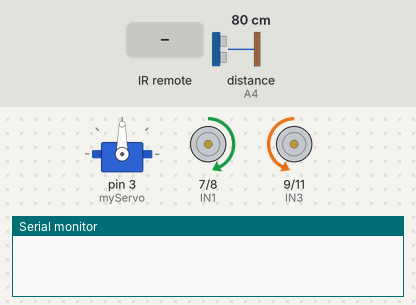
Simulated run of this sketch. Board: Arduino Uno, built with avr-gcc and run on an emulated ATmega328P. Shown: servo, motor-driver pin pairs drawn as motors (green arrow = first pin HIGH = forward, orange = second pin HIGH = backward, longer = more drive, scaled by the enable pin), the last lines printed to the serial monitor. Wiring (inferred from the names in the program): ultrasonic range finder: trigger A5; echo A4. The inputs (shaded band) are chosen by the test bench; at power-on: distance to the obstacle (sensor on A4) 80 cm. The echo pulse lasts 58.3 µs per cm.

Above: at 1.8 s.
1.9 s: distance to the obstacle (sensor on A4) set to 29 cm
3.4 s: distance to the obstacle (sensor on A4) set to 25 cm
At 4.8 s:
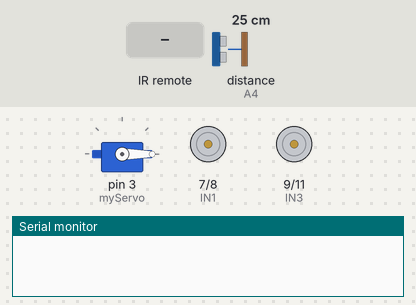
6.5 s: infrared code 0xFF02FD received
9.6 s: infrared code 0xD7E84B1B received
At 10.9 s:
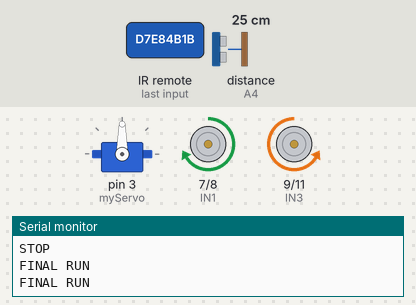
12.1 s: distance to the obstacle (sensor on A4) set to 20 cm
At 12.8 s:
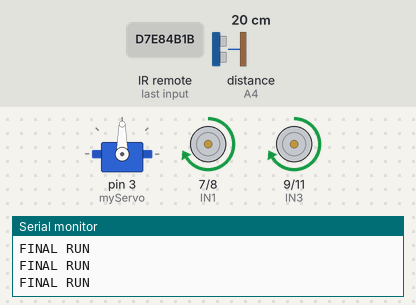
13.6 s: distance to the obstacle (sensor on A4) set to 35 cm
At 14.6 s:
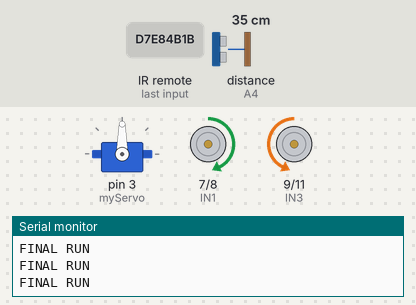
Timing chart, 0 to 16.6 s (numbered marks = the images above; inputs shaded):
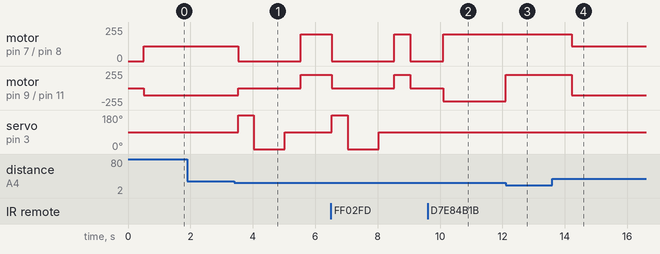

The sketch:

code_advanced.ino
```cpp
#include "Car.h"
Car myCar;

void setup()
{
  //to run once:
  myCar.setup();
}

void loop()
{
  //to run repeatedly:
  myCar.run();
}
```

Car.cpp
```cpp
#include "Car.h"

//default library used for the IR remote
#include <IRremote.h>

//for the remote to define the PIN and initialisation
#define RECV_PIN 12
#define S 16712445
#define UNKNOWN_S 3622325019
IRrecv irrecv(RECV_PIN);
decode_results results;

void Car::setup()
{
  ultraSonicSensor.attachServo();//to be able to control the servo
  Serial.begin(9600);
  pinMode(Echo, INPUT);
  pinMode(Trig, OUTPUT);
  pinMode(IN1, OUTPUT);
  pinMode(IN2, OUTPUT);
  pinMode(IN3, OUTPUT);
  pinMode(IN4, OUTPUT);
  pinMode(ENA, OUTPUT);
  pinMode(ENB, OUTPUT);
  carMovement.stop();//making sure the car is not moving so it is able to scan the middle distance when it runs run function
  irrecv.enableIRIn();//to be able to use the IR Remote
}

void Car::run()
{
  unsigned long val;
  while(value == 0)//while nothing is being received by the remote keep going
  {
      firstRun();//to run the normal maze solving

      if(irrecv.decode(&results))//when received an OK button then stop moving indicating end of maze
      {
        val = results.value;//to check the value received from remote
        Serial.println(val);
        irrecv.resume();
        if(val == S || val == UNKNOWN_S)//if OK button pressed
        {
          Serial.println("VALUE IS SET TO 1");
          value = 1;
        }
      }
  }
  if(value == 1)//first time OK pressed indicating end of maze
  {
    Serial.println("STOP");
    value = 2;
    if(value == 2)//set value to 2 so it will not run stop every time it loops since it wont meet the value is 1 condition
    {
      carMovement.stop();//to stop the car as it is at the end of maze
    }
  }

  if(irrecv.decode(&results) && value == 2)//when the second OK button press is received and when the first OK was pressed since value is 2
  {
    //to run through the maze for the final time since it would have known the shortest path from the exploration run
    finalRun();
    Serial.println("FINAL RUN");
  }
}

void Car::firstRun()
{
  //to scan the obstacle in-front
  middleDistance = ultraSonicSensor.scanMiddle();

  if(middleDistance <= 25)//when an object is detected
  {
    carMovement.stop();

    //turn the servo to the left and scan distance
    leftDistance = ultraSonicSensor.scanLeft();

    //turn the servo to the right and scan distance
    rightDistance = ultraSonicSensor.scanRight();

    delay(500);
    //reset servo back to centre
    ultraSonicSensor.scanDistance(90);

    if(rightDistance > 50 && leftDistance > 50)//both left and right have no obstacles
    {
      lsrbAlgorithm.increment('L');//use to find populate array of char for path
      carMovement.left();//prefer to go left
      delay(200);
    }
    else if(rightDistance <= 25 && leftDistance <= 25) //if both left and right contain an obstacle then move back
    {
      //use to find populate array of char for path
      lsrbAlgorithm.increment('B');
      lsrbAlgorithm.increment('S');
      carMovement.backward();
      delay(500);
    }
    else if(rightDistance < leftDistance)//only left side has no obstacle
    {
      lsrbAlgorithm.increment('L');//use to find populate array of char for path
      carMovement.left();
      delay(200);
    }
    else if(rightDistance > leftDistance)//only right side has no obstacle
    {
      lsrbAlgorithm.increment('R');//use to find populate array of char for path
      carMovement.right();
      delay(200);
    }
    else
    {
      carMovement.forward();//if the right and left is clear then move forward
    }
  }
  else
  {
    //to go straight, no obstacle in-front
    carMovement.forward();
  }
}

void Car::finalRun()
{
  middleDistance = ultraSonicSensor.scanMiddle();//to measure in-front of the robot car for obstacle

  if(middleDistance <= 20)//when an object is detected
  {
    carMovement.stop();//to stop the smart car as there is an obstacle in-front of it
    char direction = lsrbAlgorithm.receive();//to receive the next command from the arranged path

    if(direction == 'L')
    {
      carMovement.left();
      delay(200);
    }
    if(direction == 'R')
    {
      carMovement.right();
      delay(125);
    }
    if(direction == 'B')
    {
      carMovement.backward();
      delay(200);
    }
  }
  else
  {
    carMovement.forward();//to go forward when there are no objects
  }
}
```

Car.h
```cpp
/*
  Car.h - Library for controlling the smart robot car.
*/
#ifndef Car_h
#define Car_h

//liraries used for the movement and for the algorithm which helps to find the shortest path
#include "Movement.h"
#include "LSRBAlgorithm.h"

class Car
{
  private:
  //initialising objects
  Movement carMovement;
  UltraSonicSensor ultraSonicSensor;
  LSRBAlgorithm lsrbAlgorithm;

  //variables used to keep track of left, right and middle distances
  int rightDistance = 0, leftDistance = 0, middleDistance = 0;

  //for ultra-sonic sensor
  int Echo = A4;//receiver
  int Trig = A5;//transmitter

  //used to keep track of the OK remote press in the run loop
  int value = 0;

  public:
  void setup();
  void run();
  void firstRun();//exploratory path to check what is the shortest
  void finalRun();//using the explored path to use the shortest direction
};

#endif
```

LSRBAlgorithm.cpp
```cpp
#include "LSRBAlgorithm.h"

void LSRBAlgorithm::increment(char letter)
{
  //to add a direction to the path char array
  path[path_size] = letter;
  //making sure that the path_size integer is ready for the next char to be inserted into the array
  path_size++;

  //checking if the array has the B character before the recently inserted character
  //minus 2 since the path_size has 1 extra added to be ready for the next increment
  if (path[path_size - 2] == 'B')
  {
     arrange();//to arrange the path if there is a rule that is met
  }
}

int LSRBAlgorithm::arrange()
{
  //if the left and right of B character correspond to a correct rule then it will change it to the shorter direction
  if (path[path_size - 3] == 'L' && path[path_size-1] == 'R')
  {
    path_size -= 3;
    path[path_size] = 'B';
    path_size++;
    return 1;
  }
  if (path[path_size - 3] == 'L' && path[path_size - 1] == 'S')
  {
    path_size -= 3;
    path[path_size] = 'R';
    path_size++;
    return 1;
  }
  if (path[path_size - 3] == 'R' && path[path_size - 1] == 'L')
  {
    path_size -= 3;
    path[path_size] = 'B';
    path_size++;
    return 1;
  }
  if (path[path_size - 3] == 'S' && path[path_size - 1] == 'L')
  {
    path_size -= 3;
    path[path_size] = 'R';
    path_size++;
    return 1;
  }
  if (path[path_size - 3] == 'S' && path[path_size - 1] == 'S')
  {
    path_size -= 3;
    path[path_size] = 'B';
    path_size++;
    return 1;
  }
  if (path[path_size - 3] == 'L' && path[path_size - 1] == 'L')
  {
    path_size -= 3;
    path[path_size] = 'S';
    path_size++;
    return 1;
  }
}

char LSRBAlgorithm::receive()
{
  //to return all the path unless it is equal to the size of the path
  if (path_size != receive_index)
  {
    receive_index++;
  }
  return path[receive_index-1];//returns the letter of the direction
}
```

LSRBAlgorithm.h
```cpp
/*
  LSRBAlgorithm.h - Library for choosing a more efficient path.
*/
#ifndef LSRBAlgorithm_h
#define LSRBAlgorithm_h

#include <Arduino.h>

class LSRBAlgorithm
{
  private:
  char path [30];
  int path_size = 0;//to know where we are in the array of char
  int receive_index = 0;//to receive the correct value when going in the maze for the final time

  public:
  void increment(char letter);
  int arrange();
  char receive();
};

#endif
```

Movement.cpp
```cpp
#include "Movement.h"

void Movement::left()
{
  analogWrite(ENA, leftWheelSpeed);
  analogWrite(ENB, leftWheelSpeed);
  digitalWrite(IN1, LOW);
  digitalWrite(IN2, HIGH);
  digitalWrite(IN3, LOW);
  digitalWrite(IN4, HIGH);
}

void Movement::right()
{
  analogWrite(ENA, rightWheelSpeed);
  analogWrite(ENB, rightWheelSpeed);
  digitalWrite(IN1, HIGH);
  digitalWrite(IN2, LOW);
  digitalWrite(IN3, HIGH);
  digitalWrite(IN4, LOW);
}

void Movement::backward()
{
  analogWrite(ENA, rightWheelSpeed);
  analogWrite(ENB, rightWheelSpeed);
  digitalWrite(IN1, HIGH);
  digitalWrite(IN2, LOW);
  digitalWrite(IN3, HIGH);
  digitalWrite(IN4, LOW);
}

void Movement::forward()
{
  //using forward speed and turning right code since it will be used to rotate 180 degrees direction
  analogWrite(ENA, carForwardSpeed);
  analogWrite(ENB, carForwardSpeed);
  digitalWrite(IN1, HIGH);
  digitalWrite(IN2, LOW);
  digitalWrite(IN3, LOW);
  digitalWrite(IN4, HIGH);
}

void Movement::stop()
{
  digitalWrite(ENA, LOW);
  digitalWrite(ENB, LOW);
}
```

Movement.h
```cpp
/*
  Movement.h - Library for moving the robot in certain direction.
*/
#ifndef Movement_h
#define Movement_h

#include "UltraSonicSensor.h"

//used for the motors to control them
#define ENA 5
#define ENB 6
#define IN1 7
#define IN2 8
#define IN3 9
#define IN4 11

class Movement
{
  private:
  //defining the speeds of the smart car robot with separated directional speeds
  int carForwardSpeed = 110;
  int leftWheelSpeed = 185;
  int rightWheelSpeed = 200;

  public:
  void left();
  void right();
  void backward();
  void forward();
  void stop();
};

#endif
```

Servos.cpp
```cpp
#include "Servos.h"

void Servos::write(int angle)
{
  myServo.write(angle);//sets the position angle of the servo which has ultra-sonic attached to it
  delay(500);
}

void Servos::attach()
{
  myServo.attach(3);//attach servo on pin 3 to servo object
}
```

Servos.h
```cpp
/*
  Servos.h - Library for controlling the servo.
*/
#ifndef Servos_h
#define Servos_h

//default libraries used for the hardwares
#include <Servo.h>
#include <Arduino.h>

class Servos
{
  private:
  Servo myServo;

  public:
  void write(int angle);
  void attach();
};

#endif
```

UltraSonicSensor.cpp
```cpp
#include "UltraSonicSensor.h"

void UltraSonicSensor::attachServo()
{
  myServos.attach();
}

int UltraSonicSensor::measureDistance()//to measure the distance that is done by ultra-sonic sensor
{
  digitalWrite(Trig, LOW);
  delayMicroseconds(2);
  digitalWrite(Trig, HIGH);//to enable the transmitter for 10 microseconds
  delayMicroseconds(10);
  digitalWrite(Trig, LOW);
  float Fdistance = pulseIn(Echo, HIGH);//returns the sound wave travel time in microseconds
  Fdistance= Fdistance*0.034/2;
  return (int)Fdistance;
}

void UltraSonicSensor::scanDistance(int angle)
{
  myServos.write(angle);//to rotate the servo that has ultra-sonic sensor on it
}

int UltraSonicSensor::scanMiddle()
{
  scanDistance(90);//the set the angle of the servo to the middle
  return measureDistance();
}

int UltraSonicSensor::scanLeft()
{
  scanDistance(180);//the set the angle of the servo to the left
  return measureDistance();
}

int UltraSonicSensor::scanRight()
{
  scanDistance(0);//the set the angle of the servo to the right
  return measureDistance();
}
```

UltraSonicSensor.h
```cpp
/*
  UltraSonicSensor.h - Library for controlling the Ultra-Sonic Sensor.
*/
#ifndef UltraSonicSensor_h
#define UltraSonicSensor_h

//default library used for the hardware
#include <Arduino.h>

//library used to control the servo
#include "Servos.h"

class UltraSonicSensor
{
  private:
  //initializing object for the use of servo
  Servos myServos;

  //for ultra-sonic sensor
  int Echo = A4;//receiver
  int Trig = A5;//transmitter

  public:
  void attachServo();//to configure servo with the correct pin value
  int measureDistance();//returns distance from object
  void scanDistance(int angle);//to rotate the servo

  //to scan with different directions and return the distance to obstacle
  int scanRight();
  int scanLeft();
  int scanMiddle();
};

#endif
```

Measured:
- the behaviour switches between 27 and 26 cm on distance to the obstacle (sensor on A4) (found by bisection; images 0 and 1)
- the behaviour switches between 22 and 21 cm on distance to the obstacle (sensor on A4) (found by bisection; images 2 and 3)
- after the input at 1.9 s, every drawn part: stays the same
- after the input at 3.4 s, motor on pin 7 (IN1) / pin 8 (IN2): forward 110/255 → stopped after 0.13 s, → forward 200/255 2.0 s later; motor on pin 9 (IN3) / pin 11 (IN4): backward 110/255 → stopped after 0.13 s, → forward 200/255 2.0 s later; servo on pin 3 (myServo): 90° → 180° after 0.13 s, → 0° 0.50 s later, → 90° 1.0 s later
- after the input at 9.6 s, motor on pin 7 (IN1) / pin 8 (IN2): stopped → forward 200/255 after 0.50 s; motor on pin 9 (IN3) / pin 11 (IN4): stopped → backward 200/255 after 0.50 s
- after the input at 12.1 s, motor on pin 9 (IN3) / pin 11 (IN4): backward 200/255 → forward 200/255 at once
- after the input at 13.6 s, motor on pin 7 (IN1) / pin 8 (IN2): forward 200/255 → forward 110/255 after 0.62 s; motor on pin 9 (IN3) / pin 11 (IN4): forward 200/255 → backward 110/255 after 0.62 s
